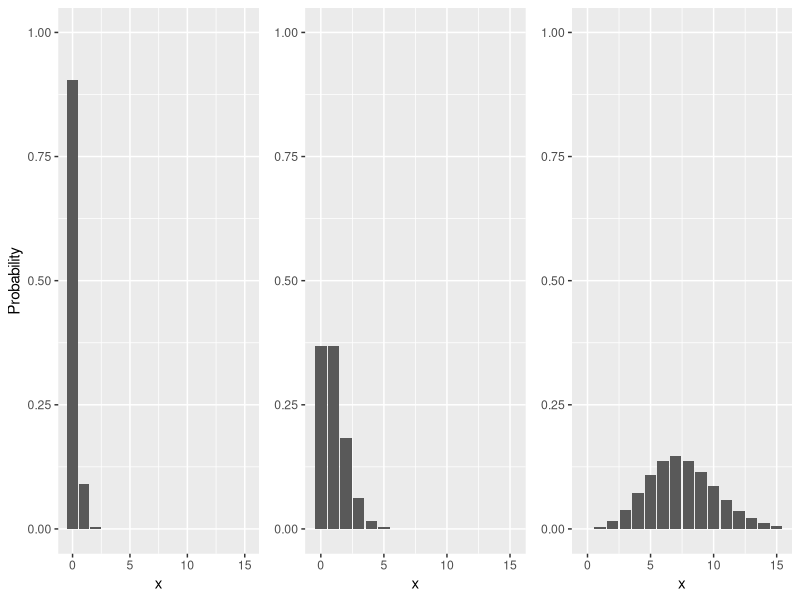

The R source for this figure:
## ---- chunk 1
library(ggplot2)
library(gridExtra)

x = 0:15

# Create Poisson data
data1 <- data.frame(x = x, y = dpois(x, lambda = 0.1))
data2 <- data.frame(x = x, y = dpois(x, lambda = 1))
data3 <- data.frame(x = x, y = dpois(x, lambda = 7.5))

# Create individual ggplot objects
plot1 <- ggplot(data1, aes(x, y)) + geom_col() +
  xlab("x") + ylab("Probability") + ylim(0,1)

plot2 <- ggplot(data2, aes(x, y)) + geom_col() +
  xlab("x") + ylab(NULL) + ylim(0,1)

plot3 <- ggplot(data3, aes(x, y)) + geom_col() +
  xlab("x") + ylab(NULL) + ylim(0,1)

# Combine the plots
grid.arrange(plot1, plot2, plot3, ncol = 3)
